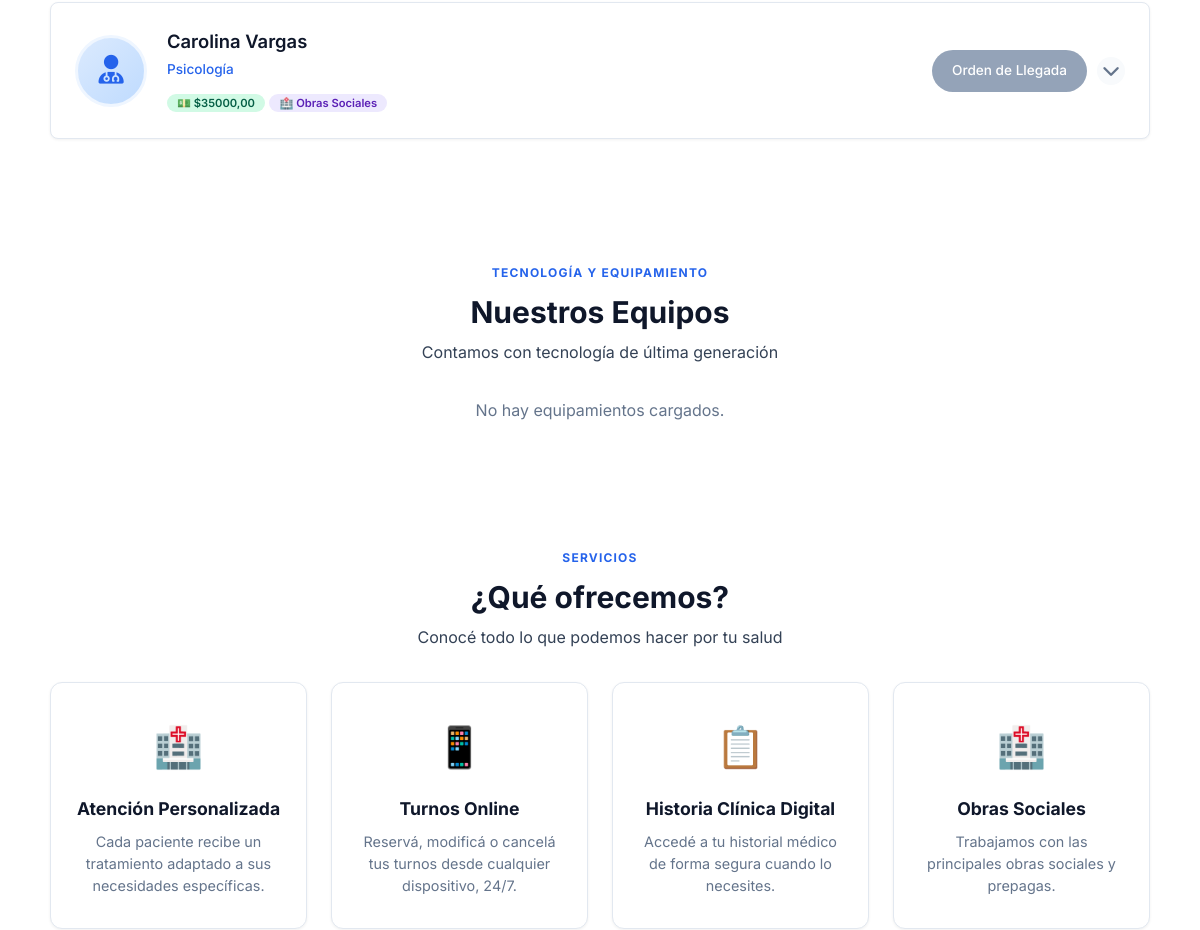
The page /salta/ (middle part) on the database as committed earlier.
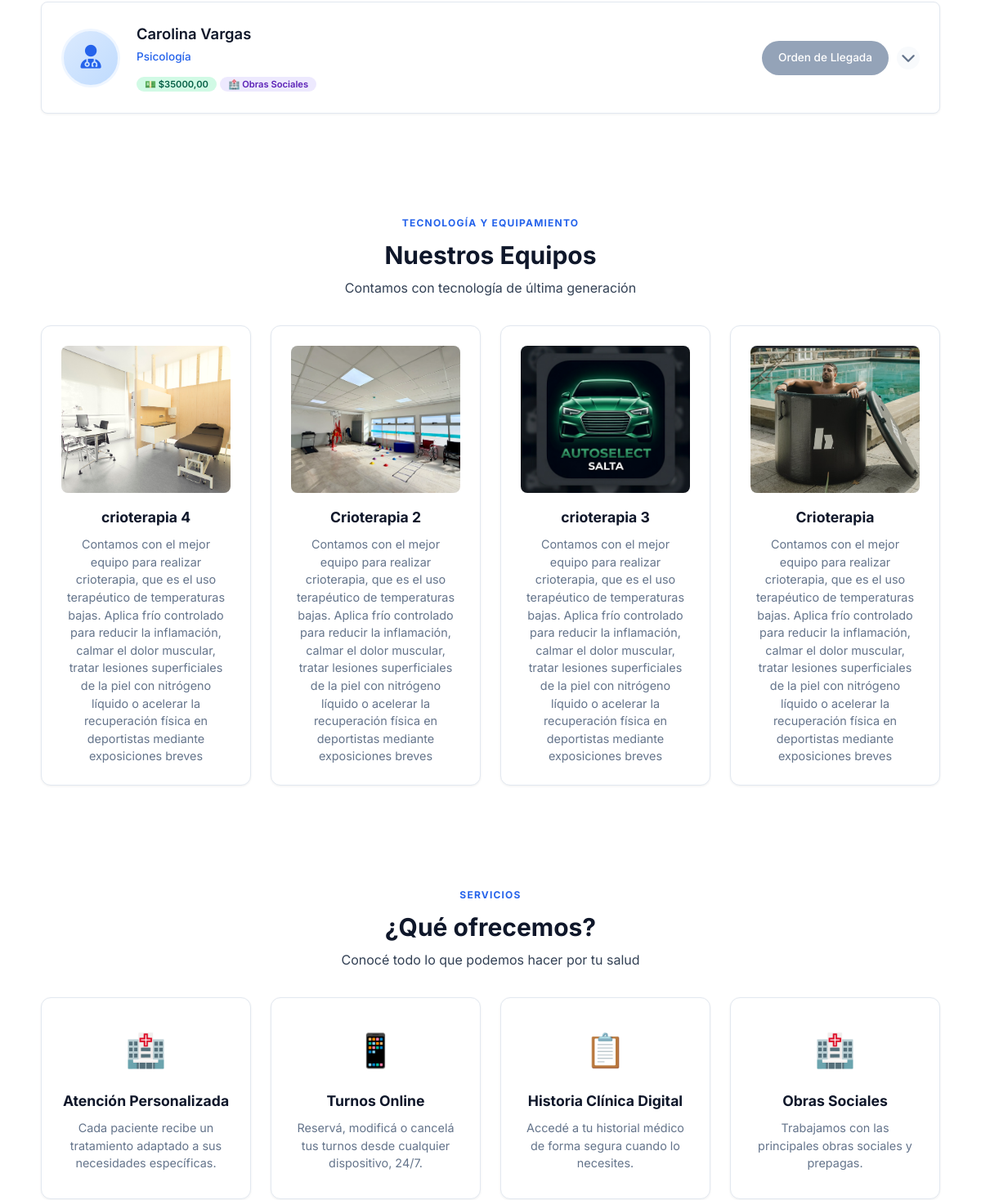
The same page on the database as committed later.
### profesionales/models.py (models this page shows, shortened)
class Profesional(Persona):
    ESPECIALIDADES = [
        ('odontologia', 'Odontología'),
        ('kinesiologia', 'Kinesiología'),
        ('psicologia', 'Psicología'),
        ('nutricion', 'Nutrición'),
        ('cardiologia', 'Cardiología'),
        ('medicina_general', 'Medicina General'),
        ('dermatologia', 'Dermatología'),
        ('estetica', 'Estética'),
        ('pediatria', 'Pediatría'),
        ('traumatologia', 'Traumatología'),
        ('veterinaria', 'Veterinaria'),
        ('fonoaudiologia', 'Fonoaudiologia'),
        ('laboratorio', 'Laboratorio'),
        ('otro', 'Otro'),
    ]
    usuario = models.OneToOneField(
        'usuarios.Usuario',
        on_delete=models.CASCADE,
        verbose_name='Usuario'
    )
    especialidad = models.CharField(
        max_length=50,
        choices=ESPECIALIDADES,
        verbose_name='Especialidad'
    )
    matricula = models.CharField(
        max_length=50,
        blank=True,
        verbose_name='Matrícula Profesional'
    )
    color_calendario = models.CharField(
        max_length=7,
        default='#4A90D9',
        verbose_name='Color en Calendario'
    )
    acepta_obra_social = models.BooleanField(
        default=False,
        verbose_name='Acepta Obra Social'
    )
    descripcion = models.TextField(
        blank=True,
        verbose_name='Descripción Profesional'
    )
    alias_pago = models.CharField(max_length=200, blank=True, verbose_name='Alias para transferencia')
    foto = models.ImageField(
    upload_to='profesionales/',
    blank=True,
    null=True,
    verbose_name='Foto de Perfil'
    )
    establecimientos = models.ManyToManyField(
    'establecimientos.Establecimiento',
    blank=True,
    related_name='profesionales',
    verbose_name='Consultorios donde atiende'
    )
    frase_destacada = models.CharField(max_length=200, blank=True, verbose_name='Frase destacada')
    precio_particular = models.DecimalField(max_digits=10, decimal_places=2, null=True, blank=True, verbose_name='Precio consulta particular')
    obras_sociales_texto = models.TextField(blank=True, verbose_name='Obras sociales (texto libre)')
    servicios_texto = models.TextField(blank=True, verbose_name='Servicios / Especializaciones')
    servicios_destacados = models.TextField(blank=True, verbose_name='Servicios destacados')
    especializaciones = models.TextField(blank=True, verbose_name='Especializaciones')
    atiende_por_orden = models.BooleanField(
    default=False,
    verbose_name='Atiende por orden de llegada'
)
    obras_sociales = models.ManyToManyField(
        'obras_sociales.ObraSocial',
        blank=True,
        related_name='profesionales',
        verbose_name='Obras Sociales'
    )
    planes = models.ManyToManyField(
        'obras_sociales.Plan',
        blank=True,
        verbose_name='Planes'
    )
    permite_ejercicios = models.BooleanField(
    default=False,
    verbose_name='Activar sección de ejercicios'
)
    permite_planes_alimentacion = models.BooleanField(
        default=False,
        verbose_name='Activar planes de alimentación'
    )
    class Meta:
        verbose_name = 'Profesional'
        verbose_name_plural = 'Profesionales'
        ordering = ['apellido', 'nombre']

### agendas/models.py (models this page shows, shortened)
class Agenda(ModeloBase):
    profesional = models.ForeignKey(
        'profesionales.Profesional',
        on_delete=models.CASCADE,
        verbose_name='Profesional'
    )
    fecha_inicio = models.DateField(verbose_name='Fecha de Inicio')
    fecha_fin = models.DateField(null=True, blank=True, verbose_name='Fecha de Fin')
    acepta_sobreturnos = models.BooleanField(default=False, verbose_name='Acepta Sobreturnos')
    tiempo_entre_turnos = models.IntegerField(default=0, verbose_name='Minutos entre turnos')
    precio_particular = models.DecimalField(
        max_digits=10, decimal_places=2, null=True, blank=True,
        verbose_name='Precio consulta particular (en este consultorio)'
    )
    obras_sociales = models.ManyToManyField(
        'obras_sociales.ObraSocial',
        blank=True,
        related_name='agendas',
        verbose_name='Obras Sociales (en este consultorio)'
    )
    establecimiento = models.ForeignKey(
        'establecimientos.Establecimiento',
        on_delete=models.CASCADE,
        null=False,  # ← Cambiá a False (obligatorio)
        blank=False,  # ← Cambiá a False (obligatorio)
        verbose_name='Consultorio'
    )
    pacientes_simultaneos = models.IntegerField(
        default=1,
        verbose_name='Pacientes simultáneos',
        help_text='Cantidad máxima de pacientes que puede atender al mismo tiempo'
    )
    class Meta:
        verbose_name = 'Agenda'
        verbose_name_plural = 'Agendas'
        unique_together = ['profesional', 'establecimiento']

### core_app/models.py (models this page shows, shortened)
class ModeloBase(models.Model):
    creado = models.DateTimeField(auto_now_add=True, verbose_name='Creado')
    modificado = models.DateTimeField(auto_now=True, verbose_name='Modificado')
    activo = models.BooleanField(default=True, verbose_name='Activo')
    class Meta:
        abstract = True

class Equipamiento(ModeloBase):
    cliente = models.ForeignKey(
        ClienteSaaS,
        on_delete=models.CASCADE,
        related_name='equipamientos',
        verbose_name='Cliente'
    )
    nombre = models.CharField(max_length=200, verbose_name='Nombre')
    descripcion = models.TextField(blank=True, verbose_name='Descripción')
    icono = models.CharField(
        max_length=30,
        blank=True,
        default='🩺',
        verbose_name='Icono (emoji o clase FontAwesome)',
        help_text='Podés usar un emoji (🩺) o una clase de FontAwesome (fas fa-x-ray)'
    )
    imagen = models.ImageField(
        upload_to='equipamientos/',
        blank=True,
        null=True,
        verbose_name='Imagen (opcional)'
    )
    orden = models.PositiveIntegerField(default=0, verbose_name='Orden')
    class Meta:
        verbose_name = 'Equipamiento / Técnica'
        verbose_name_plural = 'Equipamientos / Técnicas'
        ordering = ['orden', 'id']

### core_app/views_cliente.py (the view, shortened to what this page needs)
def portal(request, cliente_slug):
    cliente = get_object_or_404(ClienteSaaS, slug=cliente_slug, activo=True)
    request.session['cliente_slug'] = cliente_slug
    ICONOS_ESPECIALIDAD = {
        'odontologia': '🦷',
        'kinesiologia': '💪',
        'psicologia': '🧠',
        'nutricion': '🥗',
        'medicina_general': '🩺',
        'cardiologia': '❤️',
        'dermatologia': '👨🏻‍⚕️​',
        'laboratorio': '🔬',
        'pediatria': '👶',
        'traumatologia': '🦴',
        'otra': '👨‍⚕️',
    }
    if cliente.tipo == 'consultorio':
        profesionales_qs = Profesional.objects.filter(
            establecimientos=cliente.establecimiento, activo=True
        ).prefetch_related('agenda_set__horarios', 'agenda_set__obras_sociales')
        profesionales = []
        for prof in profesionales_qs:
            agenda = prof.agenda_set.filter(
                establecimiento=cliente.establecimiento, activo=True
            ).first()
            profesionales.append({
                'profesional': prof,
                'agenda': agenda,
                'precio_particular': agenda.precio_particular if agenda else prof.precio_particular,
                'obras_sociales': agenda.obras_sociales.all() if agenda else prof.obras_sociales.all(),
            })
        especialidades_disponibles = []
        especialidades_vistas = set()
        for item in profesionales:
            prof = item['profesional']
            codigo = prof.especialidad
            if codigo and codigo not in especialidades_vistas:
                especialidades_vistas.add(codigo)
                total = sum(1 for it in profesionales if it['profesional'].especialidad == codigo)
                especialidades_disponibles.append({
                    'codigo': codigo,
                    'nombre': prof.get_especialidad_display(),
                    'icono': ICONOS_ESPECIALIDAD.get(codigo, '👨‍⚕️'),
                    'total': total,
                })
        especialidades_disponibles.sort(key=lambda x: x['nombre'])
        return render(request, 'core_app/landing_consultorio.html', {
            'cliente': cliente,
            'profesionales': profesionales,          # lista de diccionarios
            'especialidades_disponibles': especialidades_disponibles,
        })

### core_app/models.py (called while the page is built)
    @property
    def nombre_completo(self):
        return f"{self.nombre} {self.apellido}"

### core_app/templates/core_app/landing_consultorio.html (shortened to what the changed rows need)
{% extends 'core_app/base.html' %}
{% load static %}
{% block extra_css %}
    <link rel="stylesheet" href="{% static 'css/pages/landing_consultorio.css' %}">
{% endblock %}
{% block content %}
<div class="landing">
    {% if cliente.mostrar_profesionales %}
    <section id="profesionales" class="section">
        <div class="container-custom">
            <div class="profesionales-list {% if profesionales|length > 10 %}modo-grid{% endif %}" id="profesionales-list">                {% for item in profesionales %}
                {% with prof=item.profesional agenda=item.agenda %}
                <div class="profesional-card" data-especialidad="{{ prof.especialidad }}">
                    <div class="profesional-header" onclick="toggleFicha('ficha-{{ prof.id }}', this)">
                        {% if prof.foto %}
                            <img src="{{ prof.foto.url }}" alt="{{ prof.nombre_completo }}" class="profesional-avatar">
                        {% else %}
                            <div class="profesional-avatar-placeholder">
                                <i class="fas fa-user-md"></i>
                            </div>
                        {% endif %}
                        <div class="profesional-info">
                            <h3>{{ prof.nombre_completo }}</h3>
                            <p class="especialidad">{{ prof.get_especialidad_display }}</p>
                            <div class="profesional-tags">
                                {% if cliente.mostrar_precios_landing and item.precio_particular %}
                                    <span class="tag">💵 ${{ item.precio_particular }}</span>
                                {% endif %}
                                {% if cliente.mostrar_obras_sociales_landing and item.obras_sociales %}
                                    <span class="tag tag-os">🏥 Obras Sociales</span>
                                {% endif %}
                            </div>
                        </div>
                        <div class="profesional-actions">
                            {% if prof.atiende_por_orden %}
                                <span class="btn-orden-llegada">Orden de Llegada</span>
                            {% else %}
                                <a href="{% url 'sacar_turno_cliente' cliente_slug=cliente.slug profesional_id=prof.id %}"
                                   class="btn-sacar-turno" onclick="event.stopPropagation();">
                                    <i class="fas fa-calendar-plus"></i> Sacar Turno
                                </a>
                            {% endif %}
                            <span class="btn-expand" id="flecha-{{ prof.id }}">
                                <i class="fas fa-chevron-down"></i>
                            </span>
                        </div>
                    </div>
                </div>
                {% endwith %}
                {% endfor %}
            </div>
        </div>
    </section>
    {% endif %}
    {% if cliente.mostrar_equipamientos %}
    <section class="section">
        <div class="container-custom">
            <div class="section-header">
                <span class="section-label">Tecnología y Equipamiento</span>
                <h2 class="section-title">{{ cliente.equipamientos_titulo }}</h2>
                <p class="section-subtitle">{{ cliente.equipamientos_subtitulo }}</p>
            </div>
            {% with equipamientos=cliente.equipamientos.all %}
                {% if equipamientos %}
                    {% if equipamientos|length <= 3 %}
                        <div class="equipamientos-list">
                            {% for equipo in equipamientos %}
                            <div class="equipamiento-item {% cycle '' 'reverse' %}">
                                <div class="equipamiento-media">
                                    {% if equipo.imagen %}
                                        <img src="{{ equipo.imagen.url }}" alt="{{ equipo.nombre }}" class="equipamiento-imagen-list">
                                    {% else %}
                                        <div class="equipamiento-icono-list">{{ equipo.icono|default:'🩺' }}</div>
                                    {% endif %}
                                </div>
                                <div class="equipamiento-info">
                                    <h3>{{ equipo.nombre }}</h3>
                                    {% if equipo.descripcion %}
                                        <p>{{ equipo.descripcion }}</p>
                                    {% endif %}
                                </div>
                            </div>
                            {% endfor %}
                        </div>
                    {% else %}
                        <div class="equipamientos-grid">
                            {% for equipo in equipamientos %}
                            <div class="equipamiento-card">
                                {% if equipo.imagen %}
                                    <img src="{{ equipo.imagen.url }}" alt="{{ equipo.nombre }}" class="equipamiento-imagen">
                                {% else %}
                                    <div class="equipamiento-icono">{{ equipo.icono|default:'🩺' }}</div>
                                {% endif %}
                                <h3>{{ equipo.nombre }}</h3>
                                {% if equipo.descripcion %}
                                    <p>{{ equipo.descripcion }}</p>
                                {% endif %}
                            </div>
                            {% endfor %}
                        </div>
                    {% endif %}
                {% else %}
                    <p style="text-align:center; color: var(--text-muted);">No hay equipamientos cargados.</p>
                {% endif %}
            {% endwith %}
        </div>
    </section>
    {% endif %}
    {% if cliente.mostrar_servicios %}
    <section class="section section-alt">
        <div class="container-custom">
            <div class="section-header">
                <h2 class="section-title">{{ cliente.servicios_titulo }}</h2>
            </div>
        </div>
    </section>
    {% endif %}
</div>
{% endblock %}

Rows that differ between the two databases and show on the page:
added Equipamiento: imagen (picture), nombre "crioterapia 4", descripcion "Contamos con el mejor equipo para realizar crioterapia, que es el uso terapéutico de temperaturas bajas. Aplica frío controlado para reducir la inflamación, calmar el dolor muscular, tratar lesiones superficiales de la piel con nitrógeno líquido o acelerar la recuperación física en deportistas mediante exposiciones breves"
added Equipamiento: imagen (picture), nombre "Crioterapia 2", descripcion "Contamos con el mejor equipo para realizar crioterapia, que es el uso terapéutico de temperaturas bajas. Aplica frío controlado para reducir la inflamación, calmar el dolor muscular, tratar lesiones superficiales de la piel con nitrógeno líquido o acelerar la recuperación física en deportistas mediante exposiciones breves"
added Equipamiento: imagen (picture), nombre "crioterapia 3", descripcion "Contamos con el mejor equipo para realizar crioterapia, que es el uso terapéutico de temperaturas bajas. Aplica frío controlado para reducir la inflamación, calmar el dolor muscular, tratar lesiones superficiales de la piel con nitrógeno líquido o acelerar la recuperación física en deportistas mediante exposiciones breves"
added Equipamiento: imagen (picture), nombre "Crioterapia", descripcion "Contamos con el mejor equipo para realizar crioterapia, que es el uso terapéutico de temperaturas bajas. Aplica frío controlado para reducir la inflamación, calmar el dolor muscular, tratar lesiones superficiales de la piel con nitrógeno líquido o acelerar la recuperación física en deportistas mediante exposiciones breves"
Other text that changed with them:
text no longer shown: "No hay equipamientos cargados."
